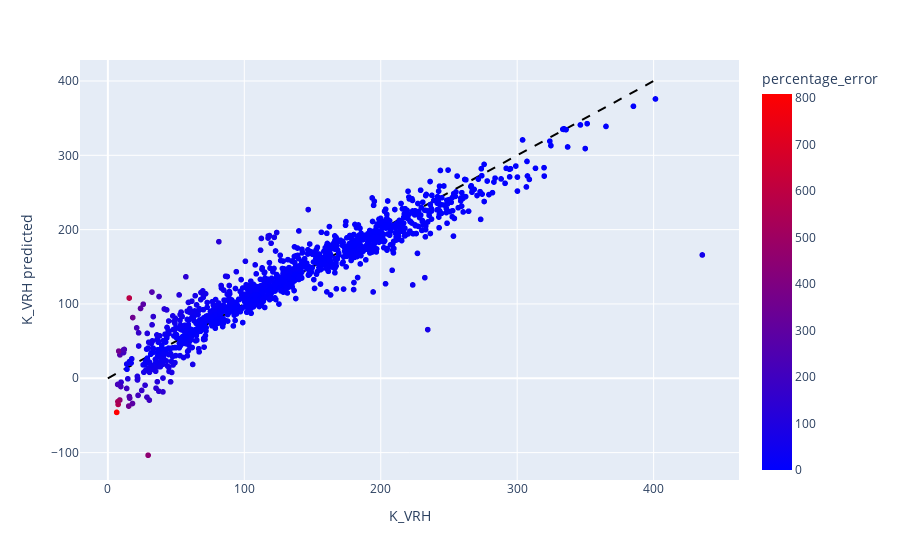

The notebook cell saved with this chart:
### Code cell
import plotly.express as px
import plotly.graph_objects as go

reference_line = go.Scatter(
    x=[0, 400],
    y=[0, 400],
    line=dict(color="black", dash="dash"),
    mode="lines",
    showlegend=False
)

fig = px.scatter(
    etdfMag, 
    x="K_VRH", 
    y="K_VRH predicted", 
    hover_name="formula", 
    color="percentage_error", 
    color_continuous_scale=px.colors.sequential.Bluered,
)

fig.add_trace(reference_line)
fig.show()

### Figure 1 — Plotly figure (JSON) as saved in the notebook; plotly's stock layout.template omitted (floating-point values rounded to 4 significant figures; data arrays with more than 128 entries replaced by an {"elided": "..."} marker saying what was removed)
{"data": [{"hovertemplate": "<b>%{hovertext}</b><br><br>K_VRH=%{x}<br>K_VRH predicted=%{y}<br>percentage_error=%{marker.color}<extra></extra>", "hovertext": {"elided": "1181 str values"}, "legendgroup": "", "marker": {"color": {"elided": "1181 float values"}, "coloraxis": "coloraxis", "symbol": "circle"}, "mode": "markers", "name": "", "showlegend": false, "type": "scattergl", "x": {"elided": "1181 float values"}, "xaxis": "x", "y": {"elided": "1181 float values"}, "yaxis": "y"}, {"line": {"color": "black", "dash": "dash"}, "mode": "lines", "showlegend": false, "type": "scatter", "x": [0, 400], "y": [0, 400]}], "layout": {"autosize": true, "coloraxis": {"colorbar": {"title": {"text": "percentage_error"}}, "colorscale": [[0, "rgb(0,0,255)"], [1, "rgb(255,0,0)"]]}, "legend": {"tracegroupgap": 0}, "margin": {"t": 60}, "xaxis": {"anchor": "y", "autorange": true, "domain": [0, 1], "range": [-18.97, 461.1], "title": {"text": "K_VRH"}, "type": "linear"}, "yaxis": {"anchor": "x", "autorange": true, "domain": [0, 1], "range": [-141.8, 428.5], "title": {"text": "K_VRH predicted"}, "type": "linear"}}}
